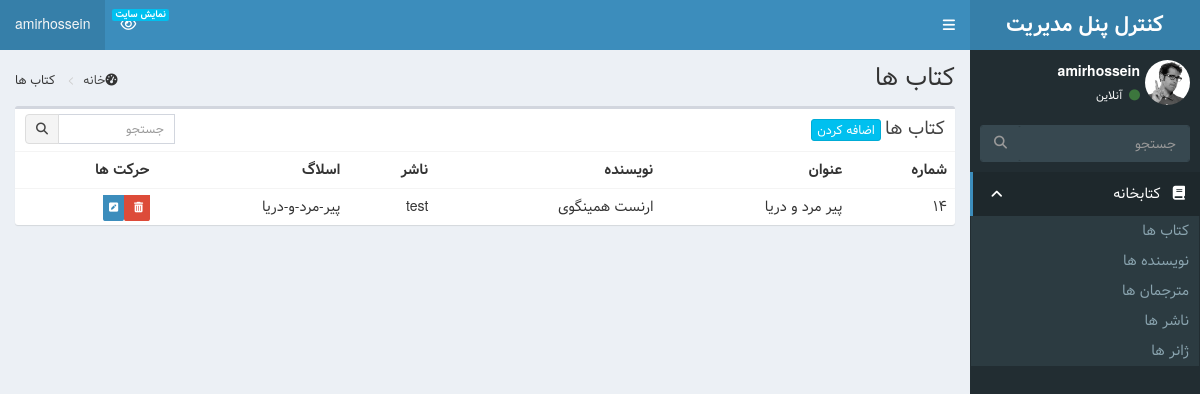
Screenshot of /admin_panel/books/ (signed in) with the database file from the repository.
### library/models.py (models this page shows, shortened)
class Books(models.Model):
    title = models.CharField(max_length=50, verbose_name="عنوان")
    slug = models.SlugField(allow_unicode=True, unique=True, editable=False)
    translator = models.ForeignKey(
        Translators,
        verbose_name="مترجم",
        on_delete=models.CASCADE,
        blank=True,
        null=True,
    )
    author = models.ForeignKey(
        Authors, verbose_name="نویسنده", on_delete=models.CASCADE
    )
    genres = models.ManyToManyField(Genres, verbose_name="ژانر")
    publisher = models.ForeignKey(
        Publishers, verbose_name="ناشر", on_delete=models.CASCADE
    )
    book_image = models.ImageField(upload_to="images/books", verbose_name="کاور کتاب")
    detail = models.TextField(verbose_name="توضیحات")

class Authors(models.Model):
    name = models.CharField(max_length=50, verbose_name="نام")
    slug = models.SlugField(allow_unicode=True, unique=True, editable=False)
    def __str__(self):
        return self.name

class Publishers(models.Model):
    title = models.CharField(max_length=50, verbose_name="عنوان")
    website = models.URLField(verbose_name="وب سایت")
    def __str__(self):
        return self.title

### admin_panel/views.py (the view)
# urls.py: path("books/", views.BooksListView.as_view(), name="books_admin"),
class BooksListView(PermissionRequiredMixin, ListView):
    permission_required = "library.action_all"
    template_name = "admin_panel/books/books_list.html"
    model = models.Books
    context_object_name = "books"

### admin_panel/templates/admin_panel/books/books_list.html (shortened to what this page needs)
{% extends 'admin_panel/base.html' %}
{% block content %}
<section class="content-header">
    <h1>
        کتاب ها
    </h1>
    <ol class="breadcrumb">
        <li><i class="fa fa-dashboard"></i><a href="{% url "admin" %}"> خانه</a></li>
        <li> کتاب ها</li>
    </ol>
</section>
<section class="content">
    <div class="row">
        <div class="col-xs-12">
            <div class="box">
                <div class="box-header">
                    <h3 class="box-title">کتاب ها</h3>
                    <div class="box-tools">
                        <form class="input-group input-group-sm" style="width: 150px;" action="{%url 'book_search'%}"
                            method="post">
                            <input type="search" name='search' class="form-control pull-right" placeholder="جستجو">
                            <div class="input-group-btn">
                                <button type="submit" class="btn btn-default"><i class="fa fa-search"></i></button>
                            </div>
                        </form>
                    </div>
                    <a class="btn btn-info btn-xs" href="{% url 'books_create' %}">اضافه کردن</a>
                </div>
                <div class="box-body table-responsive no-padding">
                    <table class="table table-hover">
                        <tbody>
                            <tr>
                                <th>شماره</th>
                                <th>عنوان</th>
                                <th>نویسنده</th>
                                <th>ناشر</th>
                                <th>اسلاگ</th>
                                <th>حرکت ها</th>
                            </tr>
                            {% for book in books %}
                            <tr>
                                <td>{{book.id}}</td>
                                <td>{{book.title}}</td>
                                <td>{{book.author}}</td>
                                <td>{{book.publisher}}</td>
                                <td>{{book.slug}}</td>
                                <td>
                                    <a href="{%url 'book_delete' book.pk %}" class="label-danger">
                                        <span class="label label-danger">
                                            <i class="fa fa-trash"></i>
                                        </span>
                                    </a>
                                    <a href="{%url 'book_update' book.pk %}" class="label-primary">
                                        <span class="label label-primary">
                                            <i class="fa  fa-pencil-square"></i>
                                        </span>
                                    </a>
                                </td>
                            </tr>
                            {% endfor %}
                        </tbody>
                    </table>
                </div>
            </div>
        </div>
    </div>
</section>
{% endblock content %}

### admin_panel/templates/admin_panel/base.html (shortened to what this page needs)
{% load static %}
<!DOCTYPE html>
<html>
<head>
  <link rel="stylesheet" href="{% static 'admin_panel/dist/css/bootstrap-theme.css' %}">
  <link rel="stylesheet" href="{% static 'admin_panel/dist/css/rtl.css' %}">
  <link rel="stylesheet" href="{% static 'admin_panel/bower_components/font-awesome/css/font-awesome.min.css' %}">
  <link rel="stylesheet" href="{% static 'admin_panel/bower_components/Ionicons/css/ionicons.min.css' %}">
  <link rel="stylesheet" href="{% static 'admin_panel/dist/css/AdminLTE.css' %}">
  <link rel="stylesheet" href="{% static 'admin_panel/dist/css/skins/skin-blue.min.css' %}">
  <link rel="stylesheet" href="{% static 'admin_panel/dist/css/custom.css' %}">
</head>
<body class="hold-transition skin-blue sidebar-mini">
  <div class="wrapper">
    <header class="main-header">
      <a href="{% url 'admin' %}" class="logo">
        <span class="logo-lg"><b>کنترل پنل مدیریت</b></span>
      </a>
      <nav class="navbar navbar-static-top">
        <a href="#" class="sidebar-toggle" data-toggle="push-menu" role="button">
        </a>
        <div class="navbar-custom-menu">
          <ul class="nav navbar-nav">
            <li class="dropdown messages-menu">
              <a href="/" target="_blank">
                <i class="fa fa-eye"></i>
                <span class="label label-info">نمایش سایت</span>
              </a>
            </li>
            <li class="user user-menu">
              <a class="dropdown-toggle" data-toggle="dropdown">
                <span class="hidden-xs">{{request.user}}</span>
              </a>
            </li>
          </ul>
        </div>
      </nav>
    </header>
    <aside class="main-sidebar">
      <section class="sidebar">
        <div class="user-panel">
          <div class="pull-right image">
            <img src="{% static 'admin_panel/dist/img/user2-160x160.jpg' %}" class="img-circle" alt="User Image">
          </div>
          <div class="pull-right info">
            <p>{{request.user}}</p>
            <a><i class="fa fa-circle text-success"></i> آنلاین</a>
          </div>
        </div>
        <form action="#" method="get" class="sidebar-form">
          <div class="input-group">
            <input type="text" name="q" class="form-control" placeholder="جستجو">
            <span class="input-group-btn">
              <button type="submit" name="search" id="search-btn" class="btn btn-flat"><i class="fa fa-search"></i>
              </button>
            </span>
          </div>
        </form>
        <ul class="sidebar-menu" data-widget="tree">
          <li class="treeview {% if request.resolver_match.url_name != "admin" %}active{% endif %}">
            <a href="#"><i class="fa fa-book"></i> <span>کتابخانه</span>
              <span class="pull-left-container">
                <i class="fa fa-angle-right pull-left"></i>
              </span>
            </a>
            <ul class="treeview-menu">
              <li><a href="{% url 'books_admin' %}">کتاب ها</a></li>
              <li><a href="{% url 'authors_admin' %}">نویسنده ها</a></li>
              <li><a href="{% url 'translators_admin' %}">مترجمان ها</a></li>
              <li><a href="{% url 'publishers_admin' %}">ناشر ها</a></li>
              <li><a href="{% url 'genres_admin' %}">ژانر ها</a></li>
            </ul>
          </li>
        </ul>
      </section>
    </aside>
    <div class="content-wrapper">
      {% block content %}{% endblock content %}
    </div>
  </div>
</body>
</html>

### rows the page displays
Books: id "14", title "پیر مرد و دریا", author "ارنست همینگوی", publisher "test", slug "پیر-مرد-و-دریا"

### other values shown
{{ request.user }} "amirhossein"
